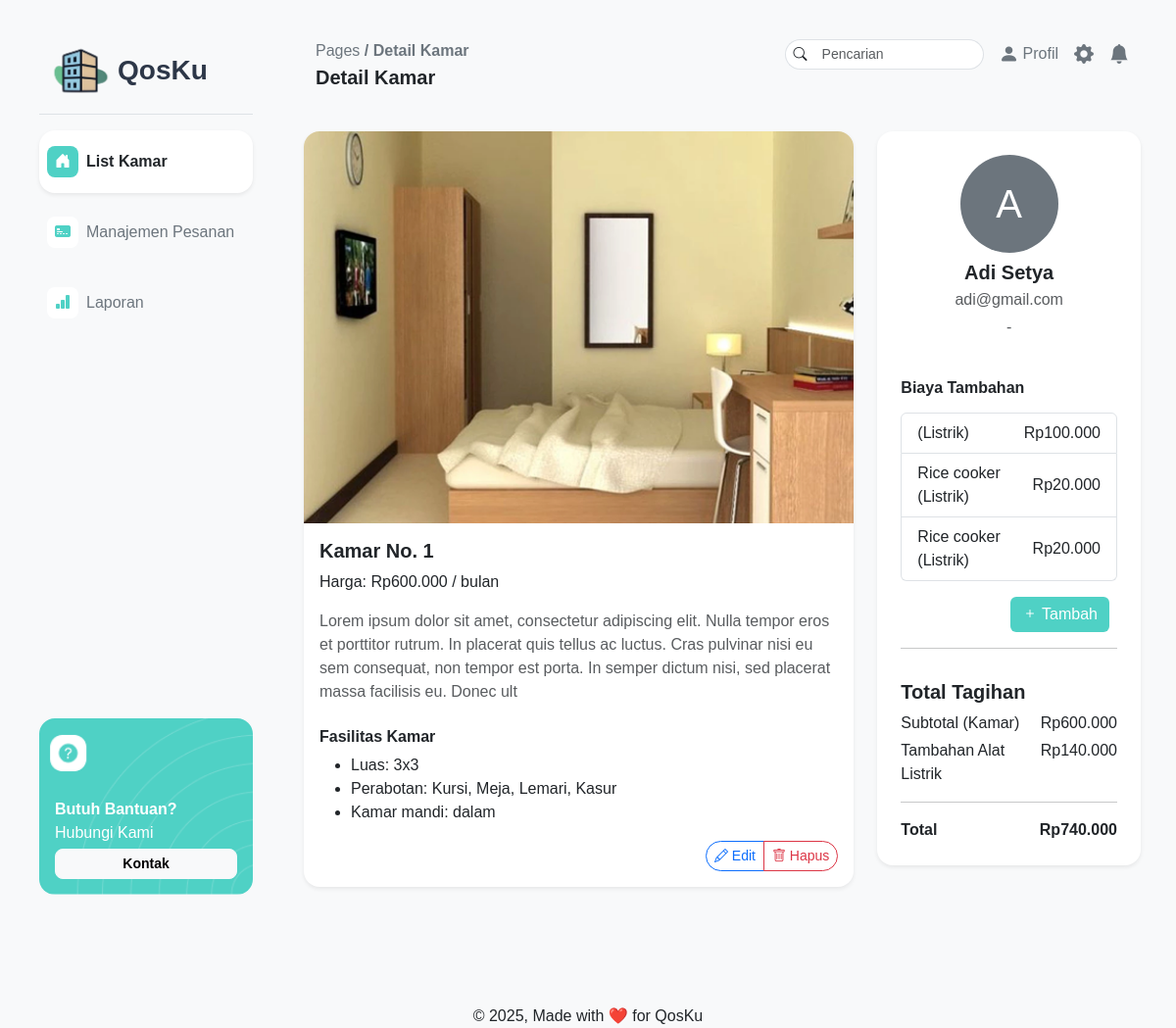
Page /pages/pemilik/detailkamar.php?idKamar=1 on the committed database.
### tables this page shows
CREATE TABLE `fasilitas` (
  `idFasilitas` int(11) NOT NULL,
  `luasKamar` varchar(255) NOT NULL,
  `perabotan` varchar(255) NOT NULL,
  `kamarMandi` varchar(255) NOT NULL,
  `idKamar` int(11) DEFAULT NULL
);

CREATE TABLE `kamar_kos` (
  `idKamar` int(11) NOT NULL,
  `nomorKamar` int(11) NOT NULL,
  `tipeKamar` varchar(255) NOT NULL,
  `harga` int(11) NOT NULL,
  `statusKetersediaan` enum('Tersedia','Ditempati','Dalam Perbaikan') NOT NULL DEFAULT 'Tersedia',
  `deskripsi` varchar(255) NOT NULL,
  `gambar` varchar(255) NOT NULL
);

CREATE TABLE `pelanggan` (
  `idPelanggan` int(11) NOT NULL,
  `username` varchar(255) NOT NULL,
  `password` varchar(255) NOT NULL,
  `namaLengkap` varchar(255) NOT NULL,
  `nomorHp` varchar(255) NOT NULL,
  `email` varchar(255) NOT NULL,
  `alamat` varchar(255) NOT NULL
);

CREATE TABLE `biaya_tambahan` (
  `idBiayaTambahan` int(11) NOT NULL,
  `namaBiaya` varchar(255) NOT NULL,
  `jumlahBiaya` int(11) NOT NULL,
  `Periode` varchar(255) NOT NULL,
  `statusPembayaran` varchar(255) NOT NULL,
  `idPelanggan` int(11) NOT NULL,
  `jenisBiaya` enum('Listrik','Air','Lainnya') NOT NULL
);

### pages/pemilik/detailkamar.php (the view, shortened to what this page needs)
<?php
require "../../php/connect.php";
$idKamar = isset($_GET['idKamar']) ? (int)$_GET['idKamar'] : 0;
$stmt = $connect->prepare("
    SELECT k.*, f.luasKamar, f.perabotan, f.kamarMandi
    FROM kamar_kos k
    LEFT JOIN fasilitas f ON k.idKamar = f.idKamar
    WHERE k.idKamar = ?
");
$stmt->bind_param("i", $idKamar);
$stmt->execute();
$kamar = $stmt->get_result()->fetch_assoc();
$occupantStmt = $connect->prepare("
    SELECT p.*
    FROM pemesanan pm
    JOIN pelanggan p ON (pm.idPelanggan = p.idPelanggan OR pm.idPelanggan_aktif = p.idPelanggan)
    WHERE pm.idKamar = ?
    AND pm.statusPemesanan = 'Terkonfirmasi'
    AND (pm.tanggal_mulai <= CURDATE() AND (pm.tanggal_selesai >= CURDATE() OR pm.tanggal_selesai = '1970-01-01'))
    LIMIT 1
");
$occupantStmt->bind_param("i", $idKamar);
$occupantStmt->execute();
$occupant = $occupantStmt->get_result()->fetch_assoc();
$additionalCosts = [];
if ($occupant) {
    $costsStmt = $connect->prepare("
        SELECT * FROM biaya_tambahan
        WHERE idPelanggan = ? AND statusPembayaran = 'belum_lunas'
    ");
    $costsStmt->bind_param("i", $occupant['idPelanggan']);
    $costsStmt->execute();
    $additionalCosts = $costsStmt->get_result()->fetch_all(MYSQLI_ASSOC);
}
$roomPrice = $kamar['harga'] ?? 0;
$additionalCostsTotal = 0;
foreach ($additionalCosts as $cost) {
    $additionalCostsTotal += $cost['jumlahBiaya'];
}
$totalCost = $roomPrice + $additionalCostsTotal;
?>
<!DOCTYPE html>
<html lang="en">
<head>
    <link href="https://cdn.jsdelivr.net/npm/bootstrap@5.3.6/dist/css/bootstrap.min.css" rel="stylesheet">
    <link rel="stylesheet" href="../../assets/css/style.css">
    <link rel="stylesheet" href="https://cdn.jsdelivr.net/npm/bootstrap-icons@1.13.1/font/bootstrap-icons.min.css">
</head>
<body class="bg-light">
    <div class="d-flex min-vh-100 ms-4 me-4">
        <?php include '../../layout/pemilikNavbar.php'; ?>
        <div class="flex-grow-1">
            <?php include '../../layout/pemilikHeader.php'; ?>
            <div class="container-fluid pt-4">
                <div class="row mb-4">
                    <div class="col-md-8">
                        <div class="card shadow-sm border-0 rounded-4 position-relative">
                            <img src="../../assets/img/<?= htmlspecialchars($kamar['gambar'] ?? 'room-placeholder.jpg') ?>"
                                class="card-img-top rounded-top-4"
                                alt="Kamar <?= htmlspecialchars($kamar['nomorKamar']) ?>"
                                style="height: 400px; object-fit: cover;">
                            <div class="card-body pb-5">
                                <h5 class="card-title fw-bold">Kamar No. <?= htmlspecialchars($kamar['nomorKamar']) ?></h5>
                                <p class="card-text">Harga: Rp<?= number_format($kamar['harga'], 0, ',', '.') ?> / bulan</p>
                                <p class="text-muted"><?= nl2br(htmlspecialchars($kamar['deskripsi'])) ?></p>
                                <h6 class="fw-bold mt-4">Fasilitas Kamar</h6>
                                <ul>
                                    <?php if ($kamar['luasKamar']): ?>
                                        <li>Luas: <?= htmlspecialchars($kamar['luasKamar']) ?></li>
                                    <?php endif; ?>
                                    <?php if ($kamar['perabotan']): ?>
                                        <li>Perabotan: <?= htmlspecialchars($kamar['perabotan']) ?></li>
                                    <?php endif; ?>
                                    <?php if ($kamar['kamarMandi']): ?>
                                        <li>Kamar mandi: <?= htmlspecialchars($kamar['kamarMandi']) ?></li>
                                    <?php endif; ?>
                                </ul>
                                <div class="position-absolute bottom-0 end-0 m-3">
                                    <div class="btn-group" role="group">
                                        <button class="btn btn-sm btn-outline-primary rounded-start-4"
                                            data-bs-toggle="modal"
                                            data-bs-target="#editKamarModal"
                                            data-kamar-id="<?= $idKamar ?>">
                                            <i class="bi bi-pencil"></i> Edit
                                        </button>
                                        <button class="btn btn-sm btn-outline-danger rounded-end-4"
                                            onclick="confirmDelete(<?= $idKamar ?>, '<?= htmlspecialchars($kamar['nomorKamar']) ?>')">
                                            <i class="bi bi-trash"></i> Hapus
                                        </button>
                                    </div>
                                </div>
                            </div>
                        </div>
                    </div>
                    <div class="col-md-4">
                        <div class="card shadow-sm border-0 rounded-4 p-4">
                            <?php if ($occupant): ?>
                                <div class="text-center mb-4">
                                    <div class="d-inline-block bg-secondary rounded-circle mb-2"
                                        style="width: 100px; height: 100px; line-height: 100px;">
                                        <span class="text-white fs-1"><?= substr($occupant['namaLengkap'], 0, 1) ?></span>
                                    </div>
                                    <h5 class="fw-bold mb-1"><?= htmlspecialchars($occupant['namaLengkap']) ?></h5>
                                    <p class="text-muted mb-1"><?= htmlspecialchars($occupant['email']) ?></p>
                                    <p class="text-muted"><?= htmlspecialchars($occupant['nomorHp']) ?></p>
                                </div>
                            <?php else: ?>
                                <div class="text-center mb-4">
                                    <p class="text-muted">Belum ada penghuni saat ini</p>
                                </div>
                            <?php endif; ?>
                            <div id="appliancesList">
                                <h6 class="fw-bold mb-3">Biaya Tambahan</h6>
                                <?php if ($additionalCosts): ?>
                                    <ul class="list-group mb-3">
                                        <?php foreach ($additionalCosts as $cost): ?>
                                            <li class="list-group-item d-flex justify-content-between align-items-center">
                                                <?= htmlspecialchars($cost['namaBiaya']) ?>
                                                (<?= htmlspecialchars($cost['jenisBiaya']) ?>)
                                                <span>Rp<?= number_format($cost['jumlahBiaya'], 0, ',', '.') ?></span>
                                            </li>
                                        <?php endforeach; ?>
                                    </ul>
                                <?php else: ?>
                                    <p class="text-muted mb-3">Belum ada biaya tambahan</p>
                                <?php endif; ?>
                                <?php if ($occupant): ?>
                                    <div class="d-grid gap-2 d-md-flex justify-content-md-end">
                                        <button id="addButton" class="btn btn-primary me-md-2"
                                            style="background-color: #4FD1C5; border: none;">
                                            <i class="bi bi-plus"></i> Tambah
                                        </button>
                                    </div>
                                <?php endif; ?>
                            </div>
                            <hr>
                            <div class="mt-3">
                                <h5 class="fw-bold">Total Tagihan</h5>
                                <div class="d-flex justify-content-between mb-1">
                                    <span>Subtotal (Kamar)</span>
                                    <span>Rp<?= number_format($roomPrice, 0, ',', '.') ?></span>
                                </div>
                                <?php if ($additionalCosts): ?>
                                    <div class="d-flex justify-content-between mb-1">
                                        <span>Tambahan Alat Listrik</span>
                                        <span>Rp<?= number_format($additionalCostsTotal, 0, ',', '.') ?></span>
                                    </div>
                                <?php endif; ?>
                                <hr>
                                <div class="d-flex justify-content-between fw-bold">
                                    <span>Total</span>
                                    <span>Rp<?= number_format($totalCost, 0, ',', '.') ?></span>
                                </div>
                            </div>
                        </div>
                    </div>
                </div>
            </div>
        </div>
    </div>
    <div class="footer text-center mt-5 pt-5">
        &copy; 2025, Made with ❤️ for QosKu
    </div>
</body>
</html>

### assets/css/style.css (style rules this page uses)
body { font-family: Helvetica, Arial, sans-serif; }

### rows in the picture
fasilitas: idKamar.gambar (picture), idKamar.nomorKamar "1", idKamar.harga "600.000", idKamar.deskripsi "Lorem ipsum dolor sit amet, consectetur adipiscing elit. Nulla tempor eros et porttitor rutrum. In placerat quis tellus ac luctus. Cras pulvinar nisi eu sem consequat, non tempor est porta. In semper dictum nisi, sed placerat massa facilisis eu. Donec ult", luasKamar "3x3", perabotan "Kursi, Meja, Lemari, Kasur", kamarMandi "dalam", idKamar.harga "740.000"
pelanggan: namaLengkap "A", namaLengkap "Adi Setya", email "adi@gmail.com", nomorHp "-"
biaya_tambahan: jenisBiaya "Listrik", jumlahBiaya "100.000"
biaya_tambahan: namaBiaya "Rice cooker", jenisBiaya "Listrik", jumlahBiaya "20.000"
biaya_tambahan: namaBiaya "Rice cooker", jenisBiaya "Listrik", jumlahBiaya "20.000"

### other values in the picture
$page_titles[$current_page] "Detail Kamar"
$additionalCostsTotal "140.000"
